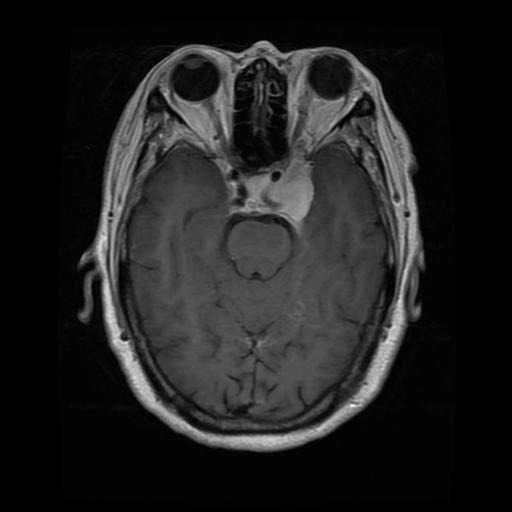
#> input picture archive/test_2/meningioma/Tr-me_0013.jpg, 512 x 512 px; its folder holds only this picture in this run
$ python procesamiento_image2.py   (older library calls are emulated)
#> lines starting #> are read from the running program, lines starting #| are printed output that depends on the picture; after the words box and inside, x2 and y2 are one past the last pixel; in counts of white or black regions, pixels touching at a corner belong together
import os
import time
import sys
import glob
import cv2
import numpy as np
import matplotlib.pyplot as plt
from skimage.feature import graycomatrix, graycoprops
from sklearn.preprocessing import StandardScaler
from sklearn.decomposition import PCA
from sklearn.feature_selection import SelectKBest, f_classif

# ============================================================
# Función: Preprocesamiento moderado de la imagen MRI
# ============================================================
def preprocess_image_new(image_path):
    """
    Realiza un preprocesamiento que mejora el contraste y conserva la textura:
      1. Lectura en escala de grises.
      2. Aplicación de CLAHE para realzar detalles.
      3. Suavizado bilateral para reducir ruido sin perder bordes.
      4. Umbral adaptativo para obtener una máscara de segmentación (no demasiado agresiva).
      5. Operaciones morfológicas suaves para eliminar ruido aislado.

    Retorna un diccionario con:
      - 'enhanced': imagen mejorada (para extracción de textura)
      - 'segmentation_mask': máscara binaria (para extracción morfológica)
    """
    # Leer imagen en escala de grises
    img = cv2.imread(image_path, cv2.IMREAD_GRAYSCALE)
    if img is None:
        raise ValueError(f"No se pudo leer la imagen: {image_path}")

    # 1. CLAHE: mejora el contraste
    clahe = cv2.createCLAHE(clipLimit=3.0, tileGridSize=(8,8))
    enhanced = clahe.apply(img)

    # 2. Suavizado bilateral: reduce ruido preservando bordes
    blurred = cv2.bilateralFilter(enhanced, d=9, sigmaColor=75, sigmaSpace=75)

    # 3. Umbral adaptativo (invertido): se obtiene una máscara donde se destacan zonas de interés
    seg_mask = cv2.adaptiveThreshold(
        blurred, 255, cv2.ADAPTIVE_THRESH_MEAN_C,
        cv2.THRESH_BINARY_INV, blockSize=15, C=5
    )

    # 4. Operaciones morfológicas suaves para quitar ruido muy pequeño
    kernel = cv2.getStructuringElement(cv2.MORPH_CROSS, (3,3))
    seg_mask = cv2.morphologyEx(seg_mask, cv2.MORPH_CLOSE, kernel, iterations=1)

    return {"enhanced": enhanced, "segmentation_mask": seg_mask}

# ============================================================
# Función: Extracción de características texturales (GLCM)
# ============================================================
def extract_texture_features(image):
    """
    Extrae características de textura mediante GLCM de la imagen.
    Se usan varios valores de distancia y ángulos.
    Retorna un vector de características.
    """
    distances = [1, 2, 3]
    angles = [0, np.pi/4, np.pi/2, 3*np.pi/4]
    glcm = graycomatrix(image, distances=distances, angles=angles, levels=256, symmetric=True, normed=True)

    features = []
    props = ['contrast', 'ASM', 'homogeneity', 'energy', 'entropy', 'variance', 'correlation']
    for prop in props:
        temp = graycoprops(glcm, prop)
        features.extend([temp.mean(), temp.std()])
    # Característica adicional: disimilitud
    dissimilarity = graycoprops(glcm, 'dissimilarity').mean()
    features.append(dissimilarity)

    return np.array(features)

# ============================================================
# Función: Extracción de características morfológicas
# ============================================================
def extract_morphological_features(mask):
    """
    A partir de la máscara de segmentación, extrae algunas medidas
    del contorno principal (mayor componente).
    Retorna: [área, perímetro, compactidad, aspecto (solidez)]
    Si no se encuentra contorno significativo, retorna ceros.
    """
    # Asegurarse de trabajar con máscara binaria 0/255
    mask_bin = (mask > 0).astype(np.uint8) * 255
    contours, _ = cv2.findContours(mask_bin, cv2.RETR_EXTERNAL, cv2.CHAIN_APPROX_SIMPLE)

    if not contours:
        return np.zeros(4)

    # Seleccionar el contorno de mayor área
    largest_contour = max(contours, key=cv2.contourArea)
    area = cv2.contourArea(largest_contour)
    perimeter = cv2.arcLength(largest_contour, True)
    compactness = (perimeter**2) / (4 * np.pi * area) if area > 0 else 0

    # Solidez: relación entre el área del contorno y el área de su convex hull
    hull = cv2.convexHull(largest_contour)
    hull_area = cv2.contourArea(hull)
    solidity = area / hull_area if hull_area > 0 else 0

    return np.array([area, perimeter, compactness, solidity])

# ============================================================
# Función: Combina las características texturales y morfológicas
# ============================================================
def combine_features(texture_feat, morph_feat):
    """
    Concatena las características texturales y morfológicas.
    """
    return np.concatenate([texture_feat, morph_feat])

# ============================================================
# Bloque Principal
# ============================================================
def main():
    # Configurar rutas base (ajusta según tu estructura)
    base_dir = "D:/Google Drive/universidad/Tesis/Codigos/python/CNN_ANFIS/archive/test_2"
    meningioma_dir = os.path.join(base_dir, "meningioma", "Tr-me_*.jpg")
    notumor_dir = os.path.join(base_dir, "notumor", "Tr-no_*.jpg")

    # Obtener todas las rutas de imágenes
    image_paths = glob.glob(meningioma_dir) + glob.glob(notumor_dir)
    if len(image_paths) == 0:
        print("No se encontraron imágenes en las rutas especificadas.")
        return

    features = []
    labels = []
    error_count = 0
    start_time = time.time()

    print("\nProcesando imágenes:")
    for i, path in enumerate(image_paths):
        try:
            if i % 50 == 0:
                elapsed = time.time() - start_time
                print(f"\nImagen {i+1}/{len(image_paths)} - Tiempo: {elapsed:.2f}s")
                sys.stdout.flush()

            preproc = preprocess_image_new(path)
#> in preprocess_image_new, img is the input picture: shape (512, 512); min 0, max 255, mean 32.6
#> in preprocess_image_new, `enhanced = clahe.apply(img)`:
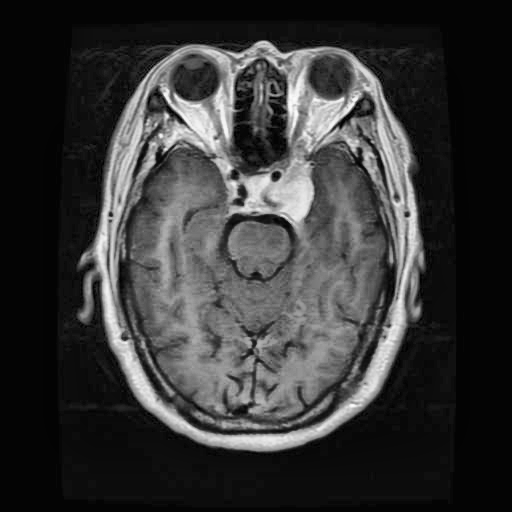
#> enhanced: shape (512, 512); min 0, max 255, mean 54.7
#> in preprocess_image_new, `blurred = cv2.bilateralFilter(enhanced, d=9, sigmaColor=75, sigmaSpace..`:
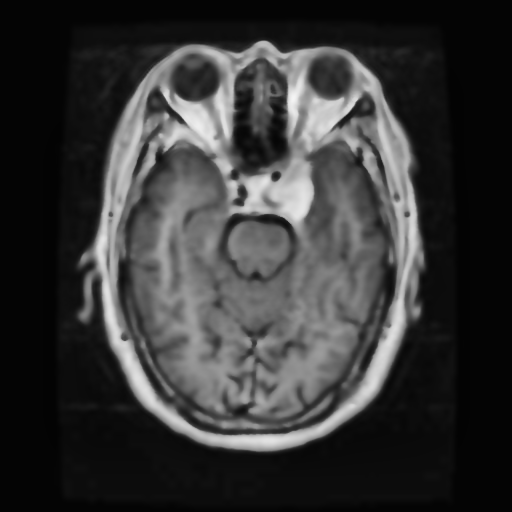
#> blurred: shape (512, 512); min 3, max 245, mean 54.7
#> in preprocess_image_new, `seg_mask = cv2.adaptiveThreshold( blurred, 255, cv2.ADAPTIVE_THRESH_ME..`:
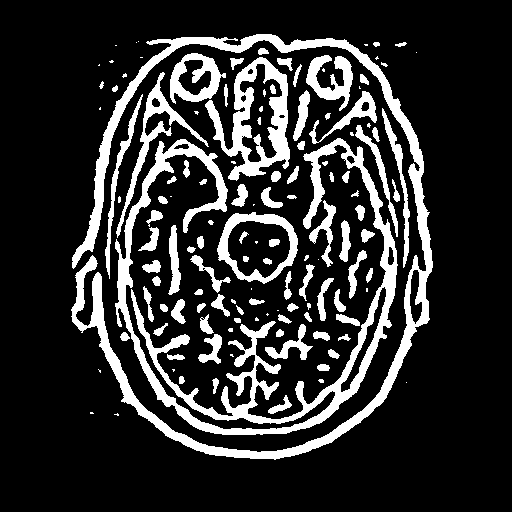
#> seg_mask: shape (512, 512); 18.2% white; 132 white regions (40 under 20 px), largest, box (x1, y1, x2, y2) and area: (115, 138, 398, 435) 13240, (71, 34, 433, 460) 12221, (205, 57, 290, 181) 3875
#> in preprocess_image_new, `seg_mask = cv2.morphologyEx(seg_mask, cv2.MORPH_CLOSE, kernel, iterati..`:
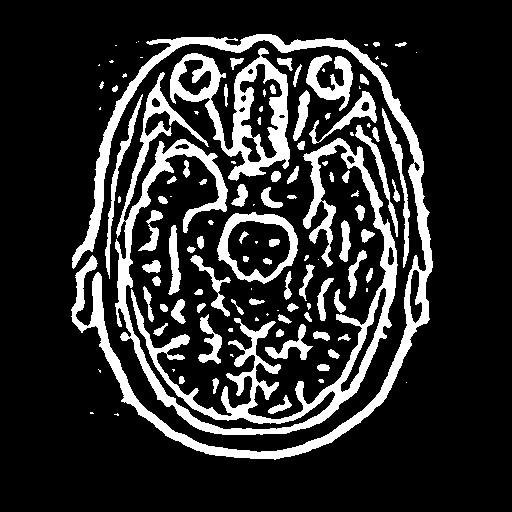
#> seg_mask: shape (512, 512); 18.2% white; 120 white regions (39 under 20 px)
#> preproc = 2 items
            # Para características texturales usamos la imagen mejorada
            texture_feat = extract_texture_features(preproc["enhanced"])
#> after the loop in extract_texture_features, `for prop in props:`: features = [306.1, 184.2, 0.0587, 0.0022, 0.5, 0.0379, 0.242, 0.00455, 6.66, 0.235, 4014.2, 2.62, 0.962, 0.0229]
#> in extract_texture_features, `dissimilarity = graycoprops(glcm, 'dissimilarity').mean()`: dissimilarity = 7.95
#> texture_feat = [306.1, 184.2, 0.0587, 0.0022, 0.5, 0.0379, 0.242, 0.00455, 6.66, 0.235, 4014.2, 2.62, 0.962, 0.0229, 7.95]
            # Para características morfológicas usamos la máscara de segmentación
            morph_feat = extract_morphological_features(preproc["segmentation_mask"])
#> in extract_morphological_features, `contours, _ = cv2.findContours(mask_bin, cv2.RETR_EXTERNAL, cv2.CHAIN_..`: contours = 111 contours, 43 with area under 20; largest, box (x1, y1, x2, y2) and area: (115, 72, 398, 435) 14648, (71, 34, 433, 460) 11356, (170, 48, 290, 181) 7668, (217, 212, 298, 284) 4233, (306, 55, 353, 111) 1066
#> in extract_morphological_features, `largest_contour = max(contours, key=cv2.contourArea)`: largest_contour = contour of 2091 points, box (x1, y1, x2, y2) (115, 72, 398, 435), area 14648
#> in extract_morphological_features, `area = cv2.contourArea(largest_contour)`: area = 14648
#> in extract_morphological_features, `perimeter = cv2.arcLength(largest_contour, True)`: perimeter = 4793.1
#> in extract_morphological_features, `compactness = (perimeter**2) / (4 * np.pi * area) if area > 0 else 0`: compactness = 124.8
#> in extract_morphological_features, `hull = cv2.convexHull(largest_contour)`: hull = contour of 43 points, box (x1, y1, x2, y2) (115, 72, 398, 435), area 78707
#> in extract_morphological_features, `hull_area = cv2.contourArea(hull)`: hull_area = 78707
#> in extract_morphological_features, `solidity = area / hull_area if hull_area > 0 else 0`: solidity = 0.186
#> morph_feat = [14648, 4793.1, 124.8, 0.186]

            combined = combine_features(texture_feat, morph_feat)
#> combined = 19 values, max 14648 at index 15, min 0.0022 at index 3, mean 1267.9
            features.append(combined)

            # Etiqueta: 1 si el nombre del archivo contiene "meningioma", 0 si "notumor"
            label = 1 if "meningioma" in path.lower() else 0
            labels.append(label)

        except Exception as e:
            error_count += 1
            print(f"\nERROR en imagen {i+1}: {path}")
            print(f"Tipo error: {str(e)}")
            print("Saltando imagen...")
            continue

    features = np.array(features)
    labels = np.array(labels)
    print(f"\nProcesamiento completado. Errores: {error_count}/{len(image_paths)}")
    print(f"Tiempo total: {time.time() - start_time:.2f} segundos")
    print(f"Características extraídas, forma: {features.shape}")
#| Características extraídas, forma: (1, 19)

    # Normalización de características
    scaler = StandardScaler()
    norm_features = scaler.fit_transform(features)
    print("\nEjemplo de características normalizadas (primer muestra):")
    print(norm_features[0])
#| [0. 0. 0. 0. 0. 0. 0. 0. 0. 0. 0. 0. 0. 0. 0. 0. 0. 0. 0.]

    # Opcional: Reducción de dimensionalidad y selección de características
    pca = PCA(n_components=0.95)  # conservar 95% de varianza
    pca_features = pca.fit_transform(norm_features)
#> pca_features = [0]
    n_features_after_pca = pca_features.shape[1]
#> n_features_after_pca = 1
    k_value = min(12, n_features_after_pca)
#> k_value = 1
    selector = SelectKBest(f_classif, k=k_value)
    selected_features = selector.fit_transform(pca_features, labels)
#> selected_features = [0]
    print(f"\nDespués de PCA y selección, forma de las características: {selected_features.shape}")
#| Después de PCA y selección, forma de las características: (1, 1)

    # ============================================================
    # Ejemplo básico de sistema difuso (placeholder ANFIS)
    # ============================================================
    import skfuzzy as fuzz
    from skfuzzy import control as ctrl

    # Para este ejemplo, tomamos dos características (las dos primeras)
    # Estas deberían ser las más discriminantes según tu análisis
    feat1 = ctrl.Antecedent(np.linspace(-3, 3, 61), 'feat1')
    feat2 = ctrl.Antecedent(np.linspace(-3, 3, 61), 'feat2')
    tumor_out = ctrl.Consequent(np.linspace(0, 1, 11), 'tumor')

    # Definir funciones de membresía para entradas
    feat1['bajo'] = fuzz.trimf(feat1.universe, [-3, -3, 0])
    feat1['alto'] = fuzz.trimf(feat1.universe, [0, 3, 3])
    feat2['bajo'] = fuzz.trimf(feat2.universe, [-3, -3, 0])
    feat2['alto'] = fuzz.trimf(feat2.universe, [0, 3, 3])

    # Funciones de membresía para salida
    tumor_out['no'] = fuzz.trimf(tumor_out.universe, [0, 0, 0.5])
    tumor_out['si'] = fuzz.trimf(tumor_out.universe, [0.5, 1, 1])

    # Reglas difusas
    rule1 = ctrl.Rule(feat1['alto'] & feat2['alto'], tumor_out['si'])
    rule2 = ctrl.Rule(feat1['bajo'] | feat2['bajo'], tumor_out['no'])

    sistema_ctrl = ctrl.ControlSystem([rule1, rule2])
    simulacion = ctrl.ControlSystemSimulation(sistema_ctrl)

    # Simulación para el primer ejemplo de características seleccionadas
    for i, sample_feat in enumerate(selected_features):
        # Tomamos las dos primeras características para cada muestra
        simulacion.input['feat1'] = sample_feat[0]
        simulacion.input['feat2'] = sample_feat[1]
        simulacion.compute()
        print(f"Imagen {i+1} - Probabilidad de tumor: {simulacion.output['tumor']}")

    # ============================================================
    # Visualización de preprocesamiento en una imagen de ejemplo
    # ============================================================
    for i, sample_path in enumerate(image_paths):
        preproc_example = preprocess_image_new(sample_path)
        plt.figure(figsize=(15, 4))
        plt.suptitle(f"Ejemplo de preprocesamiento - Imagen {i+1}")
        plt.subplot(1, 3, 1)
        plt.imshow(cv2.imread(sample_path, cv2.IMREAD_GRAYSCALE), cmap='gray')
        plt.title("Original")
        plt.axis("off")

        plt.subplot(1, 3, 2)
        plt.imshow(preproc_example["enhanced"], cmap='gray')
        plt.title("Imagen mejorada (CLAHE)")
        plt.axis("off")

        plt.subplot(1, 3, 3)
        plt.imshow(preproc_example["segmentation_mask"], cmap='gray')
        plt.title("Máscara de segmentación")
        plt.axis("off")

        plt.show()

if __name__ == "__main__":
    main()
#> (the call stopped at in main, `feat1 = ctrl.Antecedent(np.linspace(-3, 3, 61), 'feat1')`: skfuzzy is not available in this run)
